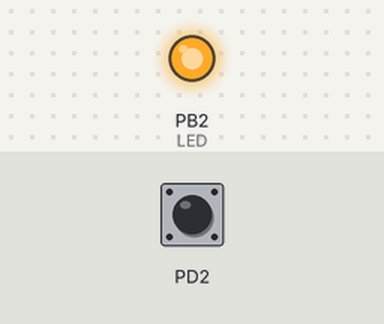
A program run on a simulated ATmega328P, built with avr-gcc and emulated at 16 MHz. On the bench: output pins drawn as LEDs (lit = HIGH). The test bench sets the inputs (shaded band); at power-on: PD2 HIGH.

Above: at 1.2 s.
1.3 s: PD2 pulled LOW for 0.15 s
At 2.4 s:
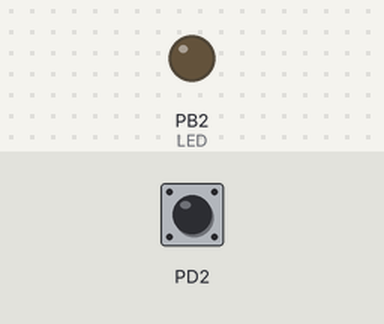
2.9 s: PD2 pulled LOW for 1 s
At 3.6 s:
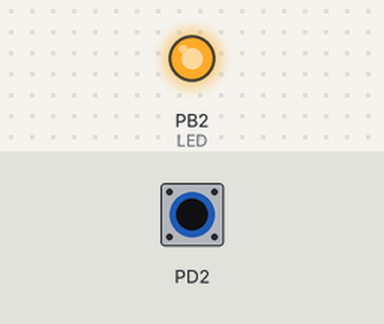
5.4 s: PD2 pulled LOW for 3.2 s
At 6.7 s:
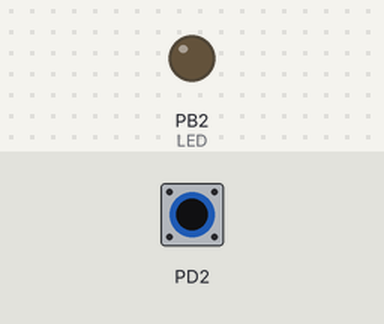
Timing chart, 0 to 8.4 s (numbered marks = the images above; inputs shaded):
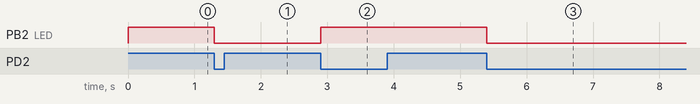

The program:

main.c
```c
/*
 * da2b_Ccode.c
 *
 * Created: 3/7/2019 9:34:56 PM
 * Author : John Patrick
 */

#define F_CPU 16000000UL
#include <avr/io.h>
#include <avr/interrupt.h>
#include <util/delay.h>


int main(void)
{
    DDRB |= (1 << 2); //set PB5 as output
	PORTD |= (1 << 2); //enable pull-up, PD2 set as input by default
	PORTB |= (1 << 2); //turn LED off (LED D1 on board)
	EIMSK |= (1 << INT0); //enable external interrupt 0
	EICRA |= (1 << ISC01); //interrupt is generated at falling edge, wire is grounded
	sei(); //enable global interrupts

	while (1)
    {
		//do nothing, wait for interrupt
    }

}

ISR (INT0_vect) {	//ISR for INT0 external interrupt
		PORTB ^= (1 << 2);	//turn LED on
		_delay_ms(1250);	//delay LED for 1.25s
}
```

Measured:
- after the input at 1.3 s, PB2 (LED): HIGH → LOW at once
- after the input at 2.9 s, PB2 (LED): LOW → HIGH at once
- after the input at 5.4 s, PB2 (LED): HIGH → LOW at once
